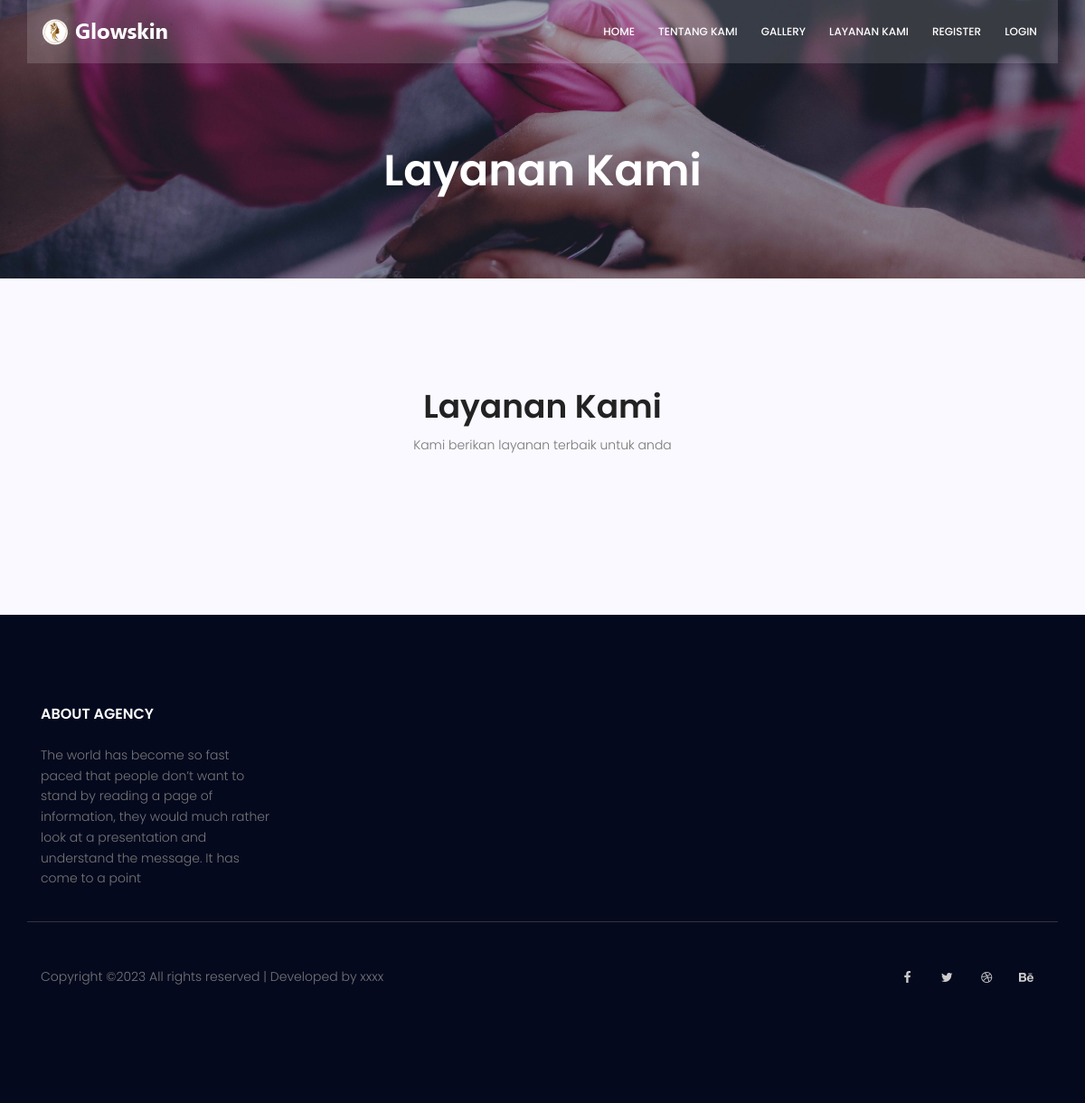
The page /index.php/site/service on the database as committed earlier.
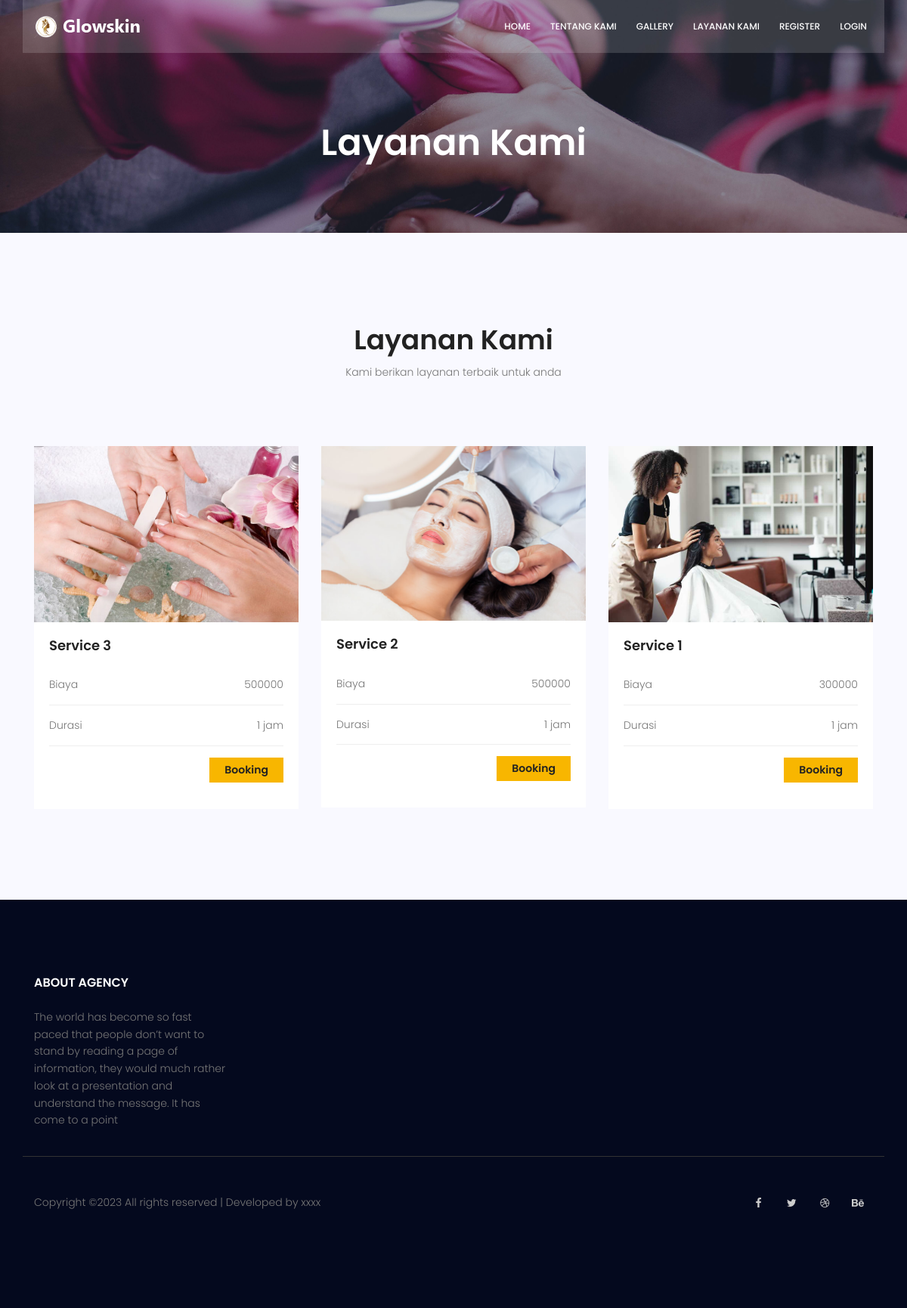
The same page on the database as committed later.
### tables this page shows
CREATE TABLE `service` (
  `id_service` varchar(100) NOT NULL,
  `nama_service` varchar(100) NOT NULL,
  `id_kategori` varchar(100) NOT NULL,
  `biaya` int(11) NOT NULL,
  `durasi` varchar(100) NOT NULL,
  `file` varchar(100) NOT NULL
);

### application/libraries/Template.php (called while the page is built)
<?php if ( ! defined('BASEPATH')) exit('No direct script access allowed');
class Template {
		var $template_data = array();
		function set($name, $value)
		{
			$this->template_data[$name] = $value;
		}
		function load($template = '', $view = '' , $view_data = array(), $return = FALSE)
		{
			$this->CI =& get_instance();
			$this->set('contents', $this->CI->load->view($view, $view_data, TRUE));
			return $this->CI->load->view($template, $this->template_data, $return);
		}
}

### application/controllers/Site.php (called while the page is built, shortened)
<?php
class Site extends CI_Controller{
     public function service()
    {
  $data = array(
           'judul' => 'Layanan Kami',
         'dt_service' => $this->m_umum->get_service(),
        );
        $this->template->load('site/template2', 'site/service', $data);
    }
}

### index.php (called while the page is built, shortened)
<?php
require_once BASEPATH.'core/CodeIgniter.php';

### application/models/M_umum.php (called while the page is built, shortened)
<?php
class M_umum extends CI_model
{
	function get_service()
	{
		$this->db->select('*');
		$this->db->from('service a');
		$this->db->join('kategori b', 'a.id_kategori=b.id_kategori', '');
		$query = $this->db->get();
		return $query->result();
	}
}

### application/views/site/service.php (the view, shortened to what this page needs)
<section class="about-banner relative">
				<div class="overlay overlay-bg"></div>
				<div class="container">
					<div class="row d-flex align-items-center justify-content-center">
						<div class="about-content col-lg-12">
							<h1 class="text-white">
								<?= $judul; ?>
							</h1>
						</div>
					</div>
				</div>
			</section>
		<section class="destinations-area section-gap">
				<div class="container">
		            <div class="row d-flex justify-content-center">
		                <div class="menu-content pb-40 col-lg-8">
		                    <div class="title text-center">
		                        <h1 class="mb-10">Layanan Kami</h1>
		                        <p>Kami berikan layanan  terbaik untuk anda</p>
		                    </div>
		                </div>
		            </div>
					<div class="row">
						   <?php
                foreach ($dt_service as $d):?>
						<div class="col-lg-4">
							<div class="single-destinations">
								<div class="thumb">
									<img src="<?= base_url(); ?>upload/<?= $d->file; ?>" alt="">
								</div>
								<div class="details">
									<h4><?= $d->nama_service; ?></h4>
									<ul class="package-list">
										<li class="d-flex justify-content-between align-items-center">
											<span>Biaya</span>
											<span><?= $d->biaya; ?></span>
										</li>
										<li class="d-flex justify-content-between align-items-center">
											<span>Durasi</span>
											<span><?= $d->durasi; ?></span>
										</li>
										<li class="d-flex justify-content-between align-items-center">
											<a href="<?= base_url('user'); ?>" class="price-btn">Booking</a>
										</li>
									</ul>
								</div>
							</div>
						</div>
						<?php endforeach;?>
					</div>
				</div>
			</section>

### application/views/site/template2.php (shortened to what this page needs)
<!DOCTYPE html>
	<html lang="zxx" class="no-js">
	<head>
		 <link rel="stylesheet" href="<?= base_url(); ?>assets/css/linearicons.css">
            <link rel="stylesheet" href="<?= base_url(); ?>assets/css/font-awesome.min.css">
            <link rel="stylesheet" href="<?= base_url(); ?>assets/css/bootstrap.css">
            <link rel="stylesheet" href="<?= base_url(); ?>assets/css/magnific-popup.css">
            <link rel="stylesheet" href="<?= base_url(); ?>assets/css/jquery-ui.css">
            <link rel="stylesheet" href="<?= base_url(); ?>assets/css/nice-select.css">
            <link rel="stylesheet" href="<?= base_url(); ?>assets/css/animate.min.css">
            <link rel="stylesheet" href="<?= base_url(); ?>assets/css/owl.carousel.css">
            <link rel="stylesheet" href="<?= base_url(); ?>assets/css/main.css">
		</head>
		<body>
			 <header id="header">
                <div class="container main-menu">
                    <div class="row align-items-center justify-content-between d-flex">
                      <div id="logo">
                        <a href="index.html"><img src="<?= base_url(); ?>assets/img/logo.png" alt="" title="" /></a>
                      </div>
                      <nav id="nav-menu-container">
                        <ul class="nav-menu">
                          <li><a href="<?= base_url('site');?>">Home</a></li>
                          <li><a href="<?= base_url('site/about');?>">Tentang Kami</a></li>
                          <li><a href="<?= base_url('site/gallery');?>">Gallery</a></li>
                          <li><a href="<?= base_url('site/service');?>">Layanan Kami</a></li>
                       <li><a data-toggle="modal" data-target="#register" href="#">Register</a></li>
                          <li><a data-toggle="modal" data-target="#login" href="#">Login</a></li>
                        </ul>
                      </nav>
                    </div>
                </div>
            </header>
			   <?=$contents?>
  <footer class="footer-area section-gap">
                <div class="container">
                    <div class="row">
                        <div class="col-lg-3  col-md-6 col-sm-6">
                            <div class="single-footer-widget">
                                <h6>About Agency</h6>
                                <p>
                                    The world has become so fast paced that people don’t want to stand by reading a page of information, they would much rather look at a presentation and understand the message. It has come to a point
                                </p>
                            </div>
                        </div>
                    </div>
                    <div class="row footer-bottom d-flex justify-content-between align-items-center">
                        <p class="col-lg-8 col-sm-12 footer-text m-0">
Copyright &copy;<script>document.write(new Date().getFullYear());</script> All rights reserved | Developed by xxxx
</p>
                        <div class="col-lg-4 col-sm-12 footer-social">
                            <a href="#"><i class="fa fa-facebook"></i></a>
                            <a href="#"><i class="fa fa-twitter"></i></a>
                            <a href="#"><i class="fa fa-dribbble"></i></a>
                            <a href="#"><i class="fa fa-behance"></i></a>
                        </div>
                    </div>
                </div>
            </footer>
        </body>
    </html>

### assets/css/main.css (style rules this page uses)
body { color: #777777; font-family: "Poppins", sans-serif; font-size: 14px; font-weight: 300; line-height: 1.625em; position: relative; }
ol, ul { margin: 0; padding: 0; list-style: none; }
a { -webkit-transition: all 0.3s ease 0s; -moz-transition: all 0.3s ease 0s; -o-transition: all 0.3s ease 0s; transition: all 0.3s ease 0s; }
a, a:focus, a:hover { text-decoration: none; outline: 0; }
h1, h2, h3, h4, h5, h6 { font-family: "Poppins", sans-serif; color: #222222; line-height: 1.2em !important; margin-bottom: 0; margin-top: 0; font-weight: 600; }
h1, .h1 { font-size: 36px; }
h4, .h4 { font-size: 18px; }
h6, .h6 { font-size: 14px; color: #222222; }
.mb-10 { margin-bottom: 10px; }
.pb-40 { padding-bottom: 40px; }
.text-white { color: #fff; }
.text-center { text-align: center; }
.relative { position: relative; }
.overlay { position: absolute; left: 0; right: 0; top: 0; bottom: 0; }
h1 { font-size: 36px; }
h4 { font-size: 18px; }
h6 { font-size: 14px; }
h1, h2, h3, h4, h5, h6 { line-height: 1.5em; }
.main-menu { padding-bottom: 20px; padding-top: 20px; background: rgba(255, 255, 255, 0.15); padding-left: 15px; padding-right: 15px; }
#header { position: fixed; left: 0; top: 0; right: 0; transition: all 0.5s; z-index: 997; }
.nav-menu, .nav-menu * { margin: 0; padding: 0; list-style: none; }
.nav-menu li { position: relative; white-space: nowrap; }
.nav-menu > li { float: left; }
.nav-menu a { padding: 0 8px 0px 8px; text-decoration: none; display: inline-block; color: #fff; font-weight: 500; font-size: 12px; text-transform: uppercase; outline: none; }
.nav-menu > li { margin-left: 10px; }
#mobile-nav { position: fixed; top: 0; padding-top: 18px; bottom: 0; z-index: 998; background: rgba(0, 0, 0, 0.8); left: -260px; width: 260px; overflow-y: auto; transition: 0.4s; }
#mobile-nav ul { padding: 0; margin: 0; list-style: none; }
#mobile-nav ul li { position: relative; }
#mobile-nav ul li a { color: #fff; font-size: 13px; text-transform: uppercase; overflow: hidden; padding: 10px 22px 10px 15px; position: relative; text-decoration: none; width: 100%; display: block; outline: none; font-weight: 400; }
.section-gap { padding: 120px 0; }
#logo { padding-left: 15px; }
#nav-menu-container { padding-right: 15px; }
.about-banner { background: url(../img/top-banner.jpg) center; background-size: cover; }
.about-banner .overlay-bg { background: rgba(4, 9, 30, 0.4); }
.about-content { margin-top: 70px; padding: 90px 0px; text-align: center; }
.about-content h1 { font-size: 48px; font-weight: 600; }
.destinations-area { background: #f9f9ff; }
.destinations-area .single-destinations { margin-top: 30px; -webkit-transition: all 0.3s ease 0s; -moz-transition: all 0.3s ease 0s; -o-transition: all 0.3s ease 0s; transition: all 0.3s ease 0s; }
.destinations-area .single-destinations .thumb { overflow: hidden; }
.destinations-area .single-destinations .thumb img { width: 100%; -webkit-transition: all 0.3s ease 0s; -moz-transition: all 0.3s ease 0s; -o-transition: all 0.3s ease 0s; transition: all 0.3s ease 0s; }
.destinations-area .single-destinations .details { background: #fff; padding: 20px; }
.destinations-area .single-destinations .details h4 { margin-bottom: 10px; }
.destinations-area .single-destinations .details .package-list { margin-top: 30px; }
.destinations-area .single-destinations .details .package-list li { border-bottom: 1px solid #eee; margin-bottom: 15px; padding-bottom: 15px; }
.destinations-area .single-destinations .details .package-list li:last-child { border-bottom: none; margin-bottom: 0px; }
.destinations-area .single-destinations .details .price-btn { background: #f8b600; color: #222; font-weight: 600; padding: 5px 20px; }
.footer-area { background: #04091e; padding-top: 100px; }
.footer-area h6 { text-transform: uppercase; color: #fff; margin-bottom: 25px; font-size: 16px; font-weight: 600; }
.footer-social { text-align: right; }
.footer-social a { width: 20px; width: 40px; display: inline-table; height: 40px; text-align: center; padding-top: 10px; -webkit-transition: all 0.3s ease 0s; -moz-transition: all 0.3s ease 0s; -o-transition: all 0.3s ease 0s; transition: all 0.3s ease 0s; }
.footer-social i { color: #cccccc; -webkit-transition: all 0.3s ease 0s; -moz-transition: all 0.3s ease 0s; -o-transition: all 0.3s ease 0s; transition: all 0.3s ease 0s; }
.single-footer-widget { color: #fff; }
.single-footer-widget p { color: #777777; }
.footer-bottom { padding-top: 40px; margin-top: 20px; border-top: 1px solid #333; }

Rows that differ between the two databases and show on the page:
added service: file (picture), nama_service "Service 3", biaya "500000", durasi "1 jam"
added service: file (picture), nama_service "Service 2", biaya "500000", durasi "1 jam"
added service: file (picture), nama_service "Service 1", biaya "300000", durasi "1 jam"
